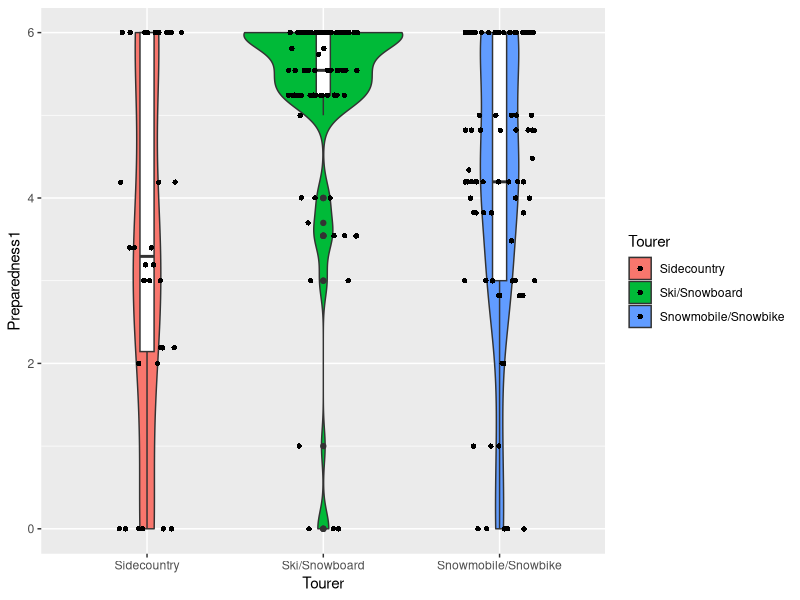
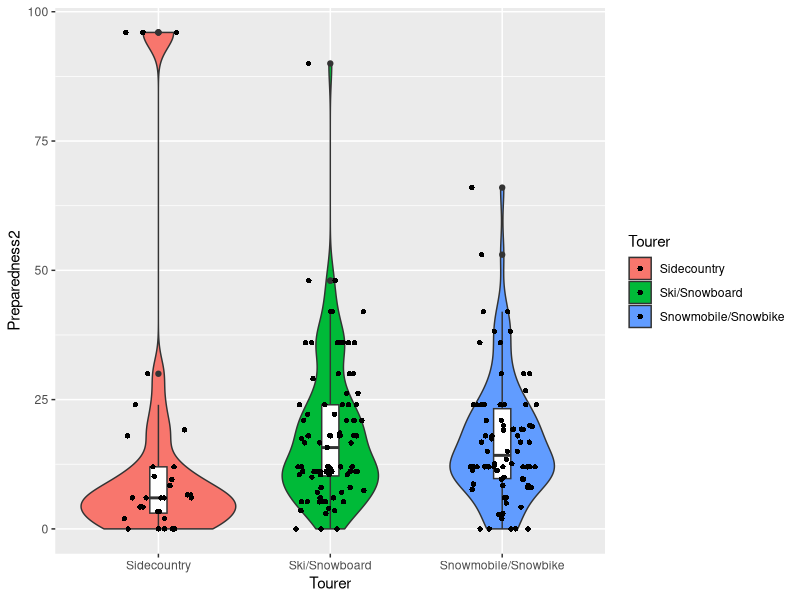
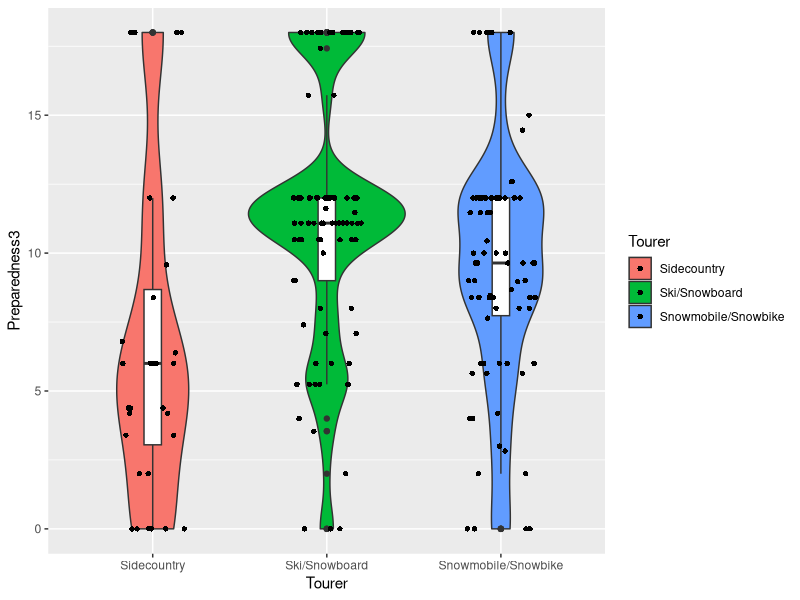
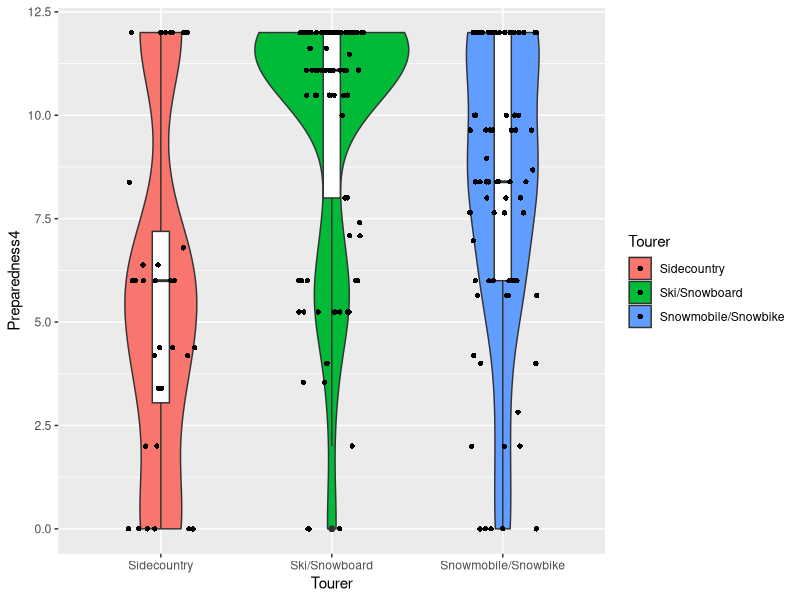
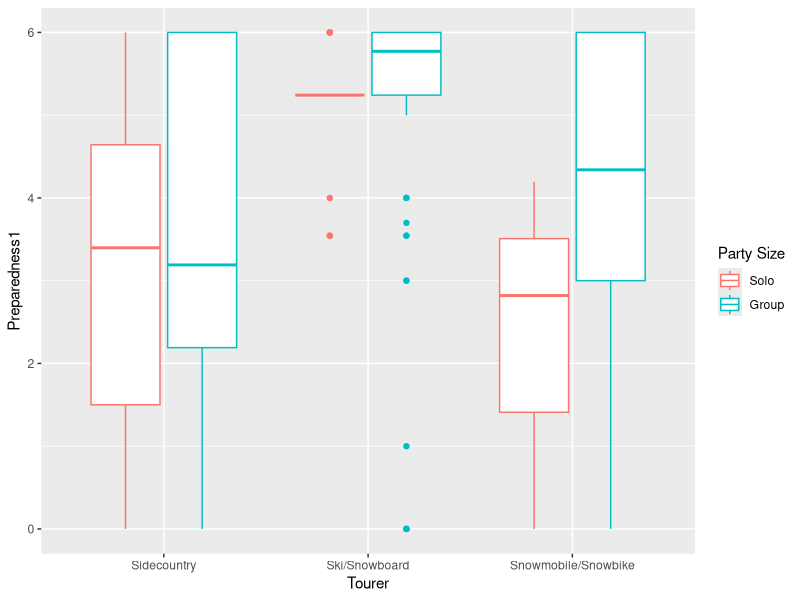
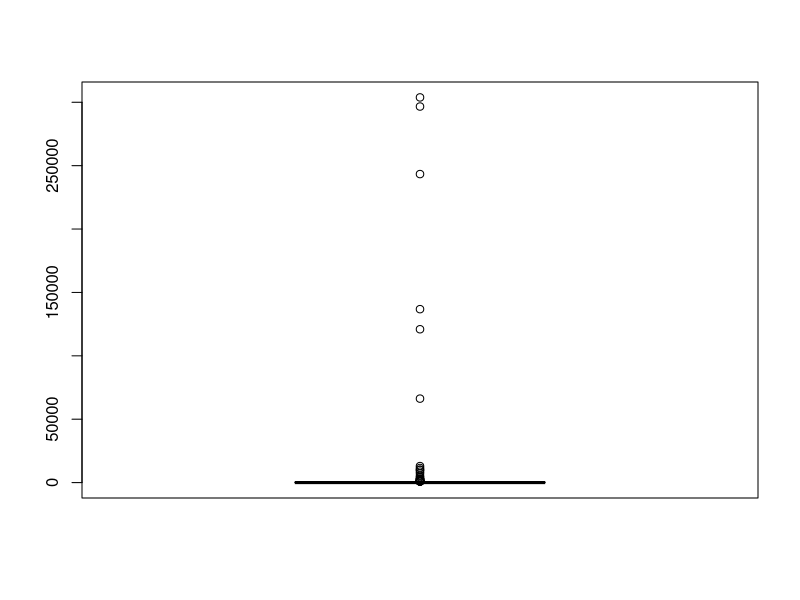
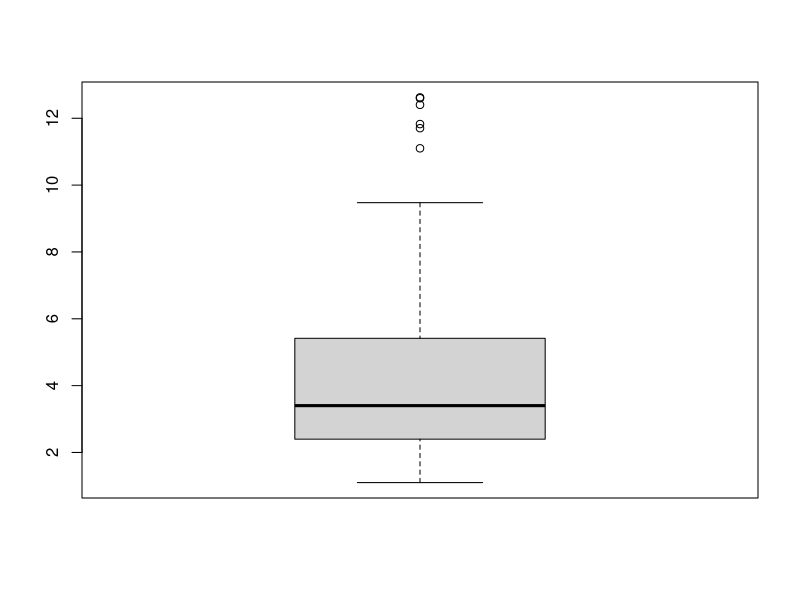
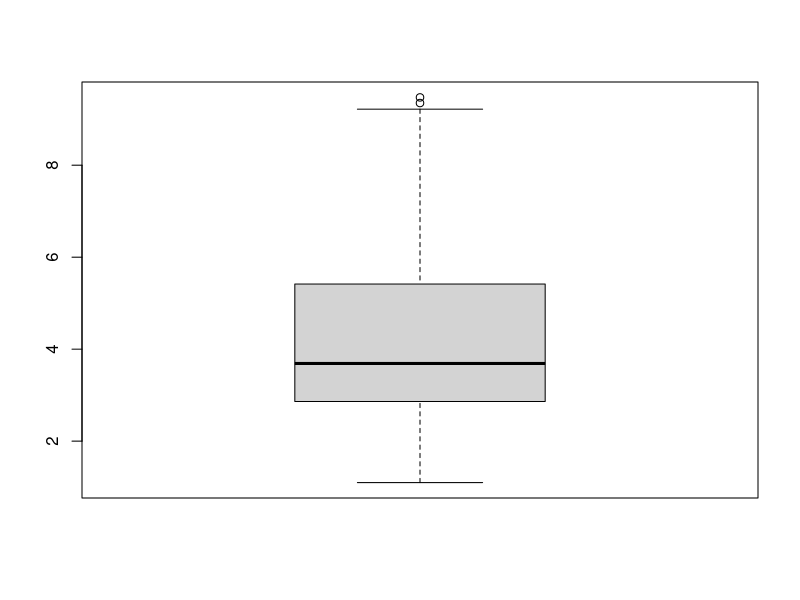

Write the R code that produced these figures, in order.
## ---- chunk 1
knitr::opts_chunk$set(echo = F, warning = F, message = F, dpi = 600)

library(xtable)
options(xtable.comment = F)
## ---- chunk 2
library(readxl)
library(tidyverse)
library(ggplot2)
dat = readxl::read_excel('./data/Avalanche_data_raw.xlsx', sheet = 1, na = 'NR')

dat$Shovel = dplyr::recode(dat$Shovel,None = 0, Some = 1, All = 2)
dat$Beacon = dplyr::recode(dat$Beacon,None = 0, Some = 1, All = 2)
dat$Probe = dplyr::recode(dat$Probe,None = 0, Some = 1, All = 2)
## ---- chunk 3
impute.mean <- function(x) replace(x, is.na(x), mean(x, na.rm = TRUE))

dat = dat %>%
  group_by(Tourer) %>%
  mutate(
    Shovel = impute.mean(Shovel),
    Beacon = impute.mean(Beacon),
    Probe = impute.mean(Probe),
    Total_in_party = impute.mean(as.numeric(Total_in_party))
  )
## ---- chunk 4
dat = dat%>%
  rowwise()%>%mutate(Preparedness1 = sum(c(Shovel, Beacon, Probe), na.rm = T))



(p1 = ggplot(data = dat, aes(x = Tourer, y = Preparedness1, fill = Tourer))+
  geom_violin()+geom_boxplot(width = 0.08, fill = 'white')+geom_jitter(shape = 16, position = position_jitter(0.2)))
ggsave(p1, filename = './plots/figure1.jpg', width = 12, height = 8, dpi = 600, scale = 0.5)

## ---- chunk 5
dat = dat%>%
  rowwise()%>%mutate(Preparedness2 = sum(c(Shovel, Beacon, Probe), na.rm = T)* Total_in_party)

(p2 = ggplot(data = dat, aes(x = Tourer, y = Preparedness2, fill = Tourer))+
  geom_violin()+geom_boxplot(width = 0.1, fill = 'white')+geom_jitter(shape = 16, position = position_jitter(0.2)))
ggsave(p2, filename = './plots/figure2.jpg', width = 12, height = 8, dpi = 600, scale = 0.5)
## ---- chunk 6
dat$Total_in_party_cat = cut(dat$Total_in_party, breaks = c(-Inf,1,4,Inf),left = F, right = T)
dat = dat%>%
  rowwise()%>%mutate(Preparedness3 = sum(c(Shovel, Beacon, Probe), na.rm = T)* as.numeric(Total_in_party_cat))

(p3 = ggplot(data = dat, aes(x = Tourer, y = Preparedness3, fill = Tourer))+
  geom_violin()+geom_boxplot(width = 0.1, fill = 'white')+geom_jitter(shape = 16, position = position_jitter(0.2)))
ggsave(p3, filename = './plots/figure3.jpg', width = 12, height = 8, dpi = 600, scale = 0.5)
## ---- chunk 7
dat$Total_in_party_cat_bin = cut(dat$Total_in_party, breaks = c(-Inf,1,Inf),left = F, right = T)
dat = dat%>%
  rowwise()%>%mutate(Preparedness4 = sum(c(Shovel, Beacon, Probe), na.rm = T)* as.numeric(Total_in_party_cat_bin))

(p4 = ggplot(data = dat, aes(x = Tourer, y = Preparedness4, fill = Tourer))+
  geom_violin()+geom_boxplot(width = 0.1, fill = 'white')+geom_jitter(shape = 16, position = position_jitter(0.2)))
ggsave(p4, filename = './plots/figure4.jpg', width = 12, height = 8, dpi = 600, scale = 0.5)
## ---- chunk 8
bartlett.test(Preparedness1~Tourer, data = dat)
bartlett.test(Preparedness2~Tourer, data = dat)
bartlett.test(Preparedness3~Tourer, data = dat)
bartlett.test(Preparedness4~Tourer, data = dat)
## ---- chunk 9
fligner.test(Preparedness1~Tourer, data = dat)
fligner.test(Preparedness2~Tourer, data = dat)
fligner.test(Preparedness3~Tourer, data = dat)
fligner.test(Preparedness4~Tourer, data = dat)
## ---- chunk 10
prep.aov = aov(Preparedness1 ~ Tourer, data = dat)
xtable(summary(prep.aov), caption = 'One-way anova of Preparedness1 against Tourer')
## ---- chunk 11
prep.aov = aov(Preparedness2 ~ Tourer, data = dat)
xtable(summary(prep.aov), caption = 'One-way anova of Preparedness2 against Tourer')
## ---- chunk 12
prep.aov = aov(Preparedness3 ~ Tourer, data = dat)
xtable(summary(prep.aov), caption = 'One-way anova of Preparedness3 against Tourer')
## ---- chunk 13
prep.aov = aov(Preparedness4 ~ Tourer, data = dat)
xtable(summary(prep.aov), caption = 'One-way anova of Preparedness4 against Tourer')
## ---- chunk 14
prep.aov = aov(Preparedness3 ~ Tourer, data = dat)
print(xtable(TukeyHSD(prep.aov)$Tourer, display = c('s','f','f','f','g')),math.style.exponents = T)
## ---- chunk 15
oneway.test(Preparedness1~Tourer, data = dat)
oneway.test(Preparedness2~Tourer, data = dat)
oneway.test(Preparedness3~Tourer, data = dat)
oneway.test(Preparedness4~Tourer, data = dat)
## ---- chunk 16
(p5 = ggplot(data = dat, aes(x = Tourer, y = Preparedness1, color = Total_in_party_cat_bin))+
  geom_boxplot()+
  labs(color = 'Party Size')+
  scale_color_discrete(name = 'Party Size', labels = c('Solo','Group')))
ggsave(p5, filename = './plots/figure5.jpg', width = 12, height = 8, dpi = 600, scale = 0.5)
  
## ---- chunk 17
dat$Total_in_party_cat_bin= dplyr::recode(dat$Total_in_party_cat_bin, `(-Inf,1]`='Solo', `(1, Inf]`='Group')

xtable(dat%>%group_by(Tourer, Total_in_party_cat_bin)%>%
  summarise(count = n(), mean = mean(Preparedness1, na.rm = T), sd = sd(Preparedness1, na.rm = T)))
## ---- chunk 18
car::leveneTest(Preparedness1~Tourer * Total_in_party_cat_bin, data = dat)
## ---- chunk 19
aov2<-aov(Preparedness1~Tourer * Total_in_party_cat_bin, data = dat)
car::Anova(aov2, type ='III')
## ---- chunk 20
boxplot(dat$Burial_time)
## ---- chunk 21
(irq = IQR(dat$Burial_time, na.rm = T))
(sum(!is.na(dat$Burial_time)))
(sum(dat$Burial_time>208, na.rm = T))
## ---- chunk 22
boxplot(log(dat$Burial_time))

## ---- chunk 23
sum(log(dat$Burial_time)>10,na.rm = T)
## ---- chunk 24
dat = dat%>%mutate(Log_Burial_time = log(Burial_time))
dat1 = dat[dat$Log_Burial_time>0,]
dat1 = dat1[dat1$Log_Burial_time < 10,]
## ---- chunk 25
boxplot(dat1$Log_Burial_time)
## ---- chunk 26
burial.aov1<-aov(Log_Burial_time ~ Tourer, data = dat1)
summary(burial.aov1)
## ---- chunk 27
(p6 = ggplot(data = dat, aes(x = Tourer, y = Log_Burial_time))+
  geom_boxplot()+
  ylab(paste0(expression(log),' (Burial Time)')))
ggsave(p6, filename = './plots/figure6.jpg', width = 12, height = 8, dpi = 600, scale = 0.5)
## ---- chunk 28
plot_dat<-dat1%>%select(Log_Burial_time, Tourer, Gender, Total_in_party_cat_bin, Preparedness1,Preparedness2, Preparedness3,Preparedness4, Avalanche_Type, Avalanche_Size_RP, Avalanche_Size_DF, Avalanche_Forcast, Elevation, Angle, Aspect)
plot_dat = plot_dat[plot_dat$Log_Burial_time<1000,]



library(gridExtra)
get_plot<-function(indep.var){
  stat_box_data<-function(y){
    return(
      data.frame(
        y = 300,
        label = paste0('n = ', sum(!is.na(y)), '\n',
                       'mu = ', round(mean(y, na.rm = T),2), '\n',
                       )
      )
    )
  }
  if(class(plot_dat[[indep.var]])=='numeric'){
    plt<-ggplot(data = plot_dat%>%select(Log_Burial_time, indep.var), 
                         aes_string(x = indep.var, y = 'Log_Burial_time'))+
                    geom_point()+geom_smooth(method = 'lm')+
                    theme(axis.text.x = element_text(angle = 45), text = element_text(size = 20))+
  ylab(paste0(expression(log),' (Burial Time)'))
  }else{
      plot_dat1 = plot_dat%>%select(Log_Burial_time, indep.var)
      plot_dat1 = plot_dat1[!is.na(plot_dat[[indep.var]]),]
      plt<-ggplot(data = plot_dat1, 
                         aes_string(x = indep.var, y = 'Log_Burial_time'))+
                  geom_boxplot()+
                  stat_summary(fun.data = stat_box_data, geom = 'text', hjust = 0.5, vjust = 0.9)+
                    theme(axis.text.x = element_text(angle = 45), text = element_text(size = 20))+
  ylab(paste0(expression(log),' (Burial Time)'))
    
  }
  x_label = case_when(indep.var == "Avalanche_Size_RP" ~ 'Avalanche Size (Relative)',
                      indep.var == "Avalanche_Size_DF" ~ 'Avalanche Size (Destructive)',
                      indep.var == "Total_in_party_cat_bin" ~ 'Party size',
                      TRUE ~ indep.var
  )
  plt = plt + xlab(x_label)

return(plt)
}

p<-list()
for(indep.var in names(plot_dat)[-1]){
  p[[indep.var]] = get_plot(indep.var)
}
(p7 = do.call(grid.arrange, p))
ggsave(p7, filename = './plots/figure7.jpg', width = 20, height = 20, dpi = 600, scale = 1)
(p8 = get_plot('Preparedness4'))
ggsave(p8, filename = './plots/figure8.jpg', width = 20, height = 15, dpi = 600, scale = 0.6)
(p9 = get_plot('Avalanche_Size_RP'))
ggsave(p9, filename = './plots/figure9.jpg', width = 12, height = 8, dpi = 600, scale = 1)
(p10 = get_plot('Avalanche_Size_DF'))
ggsave(p10, filename = './plots/figure10.jpg', width = 12, height = 8, dpi = 600, scale = 1)

(p30 = get_plot('Total_in_party_cat_bin'))
ggsave(p30, filename = './plots/figure30.jpg', width = 8, height = 10, dpi = 600, scale = 1)

## ---- chunk 29
dat$Burial_time_15<-factor(as.numeric(dat$Burial_time<15), labels = c('more_than_15','less_than_15'))
contin_table<-table(dat$Burial_time_15, dat$Tourer)
xtable(contin_table)
bar_data <-data.frame(contin_table)
get_prop<-function(tourer){
  bar_data$Freq[bar_data$Var2==tourer & bar_data$Var1 =='less_than_15']/
    bar_data$Freq[bar_data$Var2==tourer & bar_data$Var1 =='more_than_15']
}
tourer = unique(dat$Tourer)
bar_data<-c(get_prop(tourer[1]), get_prop(tourer[2]),get_prop(tourer[3]))

barplot(bar_data, names.arg = tourer, ylab = 'Burial time <15/>15 min', xlab = 'Tourer')
jpeg(filename = './plots/figure11.jpg')
barplot(bar_data, names.arg = tourer, ylab = 'Burial time <15/>15 min', xlab = 'Tourer')
dev.off()
## ---- chunk 30
chisq.test(table(dat$Burial_time<15, dat$Tourer))
## ---- chunk 31
n_fun <-function(x){
  return(data.frame(y = 12, label = paste0('Mean = ', round(mean(x),2))))
}

oneway.test(Total_in_party ~ Tourer, data = dat)
(p12 = ggplot(data = dat, aes(x = Tourer, y = Total_in_party))+
  geom_boxplot()+ylab('Total in party')+
  stat_summary(fun.y = mean, geom = 'point', shape = 8, size = 4)+
  stat_summary(fun.data = n_fun, geom = 'text'))
ggsave(p12, filename = './plots/figure12.jpg', width = 12, height = 8, dpi = 600, scale = 0.6)
## ---- chunk 32
chisq.test(table(dat$Avalanche_Type, dat$Tourer))
contin_table<-table(dat$Avalanche_Type, dat$Tourer)
xtable(contin_table)
(p13 = ggplot(data = data.frame(contin_table), aes(x = Var1, y = Freq, fill = Var2))+ geom_bar(stat = 'identity',position = position_dodge())+
    labs(y = 'Frequency', x = 'Avalanche Type'))
ggsave(p13, filename = './plots/figure13.jpg', width = 12, height = 8, dpi = 600, scale = 0.5)
## ---- chunk 33
chisq.test(contin_table[c(2,4),])
## ---- chunk 34
chisq.test(table(dat$Avalanche_Size_RP, dat$Tourer))
contin_table<-table(dat$Avalanche_Size_RP, dat$Tourer)
xtable(contin_table)
(p14 = ggplot(data = data.frame(contin_table), aes(x = Var1, y = Freq, fill = Var2))+ geom_bar(stat = 'identity',position = position_dodge())+
  labs(x = 'Avalanche Size (Relative)', y = 'Frequency', fill = 'Tourer' ))
ggsave(p14, filename = './plots/figure14.jpg', width = 12, height = 8, dpi = 600, scale = 0.5)
## ---- chunk 35
kept = !dat$Avalanche_Size_RP%in%c('R5')
x = dat$Tourer[kept]
y = dat$Avalanche_Size_RP[kept]
y[y=='R3.5']<-'R3'
chisq.test(table(y,x))
contin_table<-table(y,x)
xtable(contin_table)
(p15 = ggplot(data = data.frame(contin_table), aes(x = y, y = Freq, fill = x))+ geom_bar(stat = 'identity',position = position_dodge())+labs(x = 'Avalanche Size (Relative)', y = 'Frequency', fill = 'Tourer')+
  labs(x = 'Avalanche Size (Relative)', y = 'Frequency', fill = 'Tourer' ))
ggsave(p15, filename = './plots/figure15.jpg', width = 12, height = 8, dpi = 600, scale = 0.5)
  




## ---- chunk 36
x = dat$Tourer
y = dat$Avalanche_Size_DF
y[y=='D2.5']<-'D2'
y[y=='D3.5']<-'D3'
y[y=='D1.5']<-'D1'
chisq.test(table(y,x))
contin_table<-table(y,x)
xtable(contin_table)
(p16 = ggplot(data = data.frame(contin_table), aes(x = y, y = Freq, fill = x))+ geom_bar(stat = 'identity',position = position_dodge())+
  labs(x = 'Avalanche Size (Destructive)', y = 'Frequency', fill = 'Tourer' ))
ggsave(p16, filename = './plots/figure16.jpg', width = 12, height = 8, dpi = 600, scale = 0.5)
## ---- chunk 37
kept = !dat$Avalanche_Size_RP%in%c('D1.5')
chisq.test(table(dat$Avalanche_Size_DF[kept], dat$Tourer[kept]))
contin_table<-table(dat$Avalanche_Size_DF[kept], dat$Tourer[kept])
xtable(contin_table)
(p17 = ggplot(data = data.frame(contin_table), aes(x = Var1, y = Freq, fill = Var2))+ geom_bar(stat = 'identity',position = position_dodge())+
  labs(x = 'Avalanche Size (Destructive)', y = 'Frequency', fill = 'Tourer' ))
ggsave(p17, filename = './plots/figure17.jpg', width = 12, height = 8, dpi = 600, scale = 0.5)
## ---- chunk 38

n_fun <-function(x){
  return(data.frame(y = 12, label = paste0('Mean = ', round(mean(x),2))))
}


dat$Burial_Depth<-as.numeric(dat$Burial_Depth)
oneway.test(Burial_Depth ~ Tourer, data = dat)
(p18 = ggplot(data = dat, aes(x = Tourer, y = Burial_Depth))+
  geom_boxplot()+
  stat_summary(fun.y = mean, geom = 'point', shape = 8, size = 4)+
  stat_summary(fun.data = n_fun, geom = 'text')+ylab('Burial Depth'))
ggsave(p18, filename = './plots/figure18.jpg', width = 12, height = 8, dpi = 600, scale = 0.5)
## ---- chunk 39
chisq.test(table(dat$Avalanche_Forcast, dat$Tourer))
contin_table<-table(dat$Avalanche_Forcast, dat$Tourer)
xtable(contin_table)
(p19 = ggplot(data = data.frame(contin_table), aes(x = Var1, y = Freq, fill = Var2))+ geom_bar(stat = 'identity',position = position_dodge()))
ggsave(p19, filename = './plots/figure19.jpg', width = 12, height = 8, dpi = 600, scale = 0.5)
  

## ---- chunk 40
aov4<-aov(Preparedness4~Tourer * Total_in_party_cat_bin, data = dat)
summary(aov4)
## ---- chunk 41
oneway.test(Preparedness4~Tourer * Total_in_party_cat_bin, data = dat)
## ---- chunk 42
prep.aov = aov(Preparedness4 ~ Tourer, data = dat)
print(xtable(TukeyHSD(prep.aov)$Tourer, display = c('s','f','f','f','g')),math.style.exponents = T)
## ---- chunk 43
prep.aov = aov(Preparedness1 ~ Tourer, data = dat)
print(xtable(TukeyHSD(prep.aov)$Tourer, display = c('s','f','f','f','g')),math.style.exponents = T)
## ---- chunk 44
prep.aov = aov(Preparedness3 ~ Tourer, data = dat)
print(xtable(TukeyHSD(prep.aov)$Tourer, display = c('s','f','f','f','g')),math.style.exponents = T)
